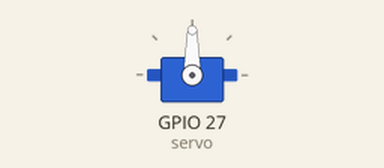
Bench run of a program on a simulated Raspberry Pi (BCM pin numbers). Parts: servo. Servo angles are drawn from the pulse width (0.5 ms = 0°, 2.5 ms = 180°); library files of the repository ran but are not shown: RPi_I2C_LCD.py.

Above: at 0.05 s.
At 1.5 s:
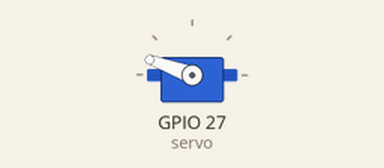
At 3.0 s:
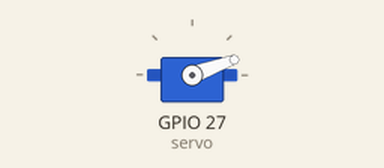
Timing chart, 0 to 6.9 s (numbered marks = the images above):
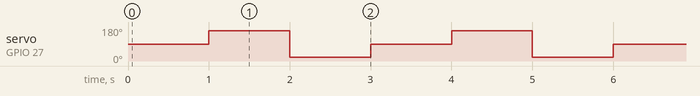

Measured:
- by itself, servo on GPIO 27 (servo): repeats every 3.0 s: 20° 1.0 s, 90° 1.0 s, 160° 1.0 s

The program:

example07-servo.py
```python
import RPi.GPIO as GPIO
GPIO.setmode(GPIO.BCM)
GPIO.setwarnings(False)
import time
import passivebuzzer
import Adafruit_DHT
import RPi_I2C_LCD

#pin map
D2 = 17
D3 = 18
D4 = 27
D5 = 22
D6 = 23
D7 = 24
D8 = 25
D9 = 4
D10 = 8
A3 = 7

#this function converts a degree from 0-180 to a value between 2.5-12.5 for the servo
def deg(x):
    y = (x*10)/180 + 2.5
    return y

#setup pins
GPIO.setup(D4, GPIO.OUT)
servo = GPIO.PWM(D4, 50) #frequency=50
servo.start(deg(90))

#interact with pins
while True:
    servo.ChangeDutyCycle(deg(90)) #90 degrees
    time.sleep(1)
    servo.ChangeDutyCycle(deg(160)) #160 degrees
    time.sleep(1)
    servo.ChangeDutyCycle(deg(20)) #20 degrees
    time.sleep(1)
```

passivebuzzer.py
```python
#PASSIVE BUZZER LIBRARY
import RPi.GPIO as GPIO
import time

#playnote function takes in:
#   pin (the pin the buzzer is connected to)
#   pitch (the requency of the note to play)
#   duration (how long to play the note, in seconds)
def playnote(pin, pitch, duration):
    delay = (1.0/pitch) * 1/2
    cycles = int(duration * pitch)
    for _ in range(cycles):
        GPIO.output(pin,1)
        time.sleep(delay)
        GPIO.output(pin,0)
        time.sleep(delay)
```
